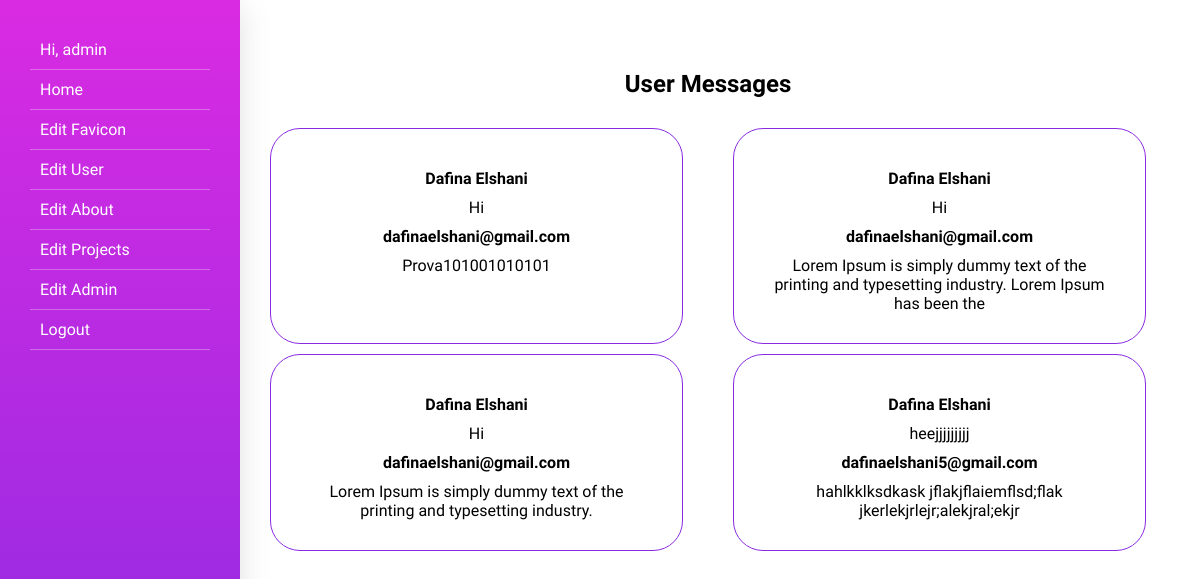
/admin/ (signed in), run on the app's committed database.
### tables this page shows
CREATE TABLE `contact` (
  `id` int(11) NOT NULL,
  `cname` varchar(250) NOT NULL,
  `cemail` varchar(250) NOT NULL,
  `csubject` varchar(150) NOT NULL,
  `cmessage` text NOT NULL
);

### admin/php/welcome.php (the view)
<div class="welcome">
  <h2>User Messages</h2>
  <div class="message-container">
    <?php
    $query="SELECT * FROM contact";
      $queryrun=mysqli_query($db,$query);
      while($data=mysqli_fetch_array($queryrun)){
          ?>
    <div class="message-card">
      <h4><?=$data['cname']?></h4>
      <p><?=$data['csubject']?></p>
      <h4><?=$data['cemail']?></h4>
      <p><?=$data['cmessage']?></p>
    </div>
    <?php }?>
  </div>
</div>

### admin/css/dashboard.css (style rules this page uses)
* { margin: 0; padding: 0; box-sizing: border-box; font-family: "Work Sans", sans-serif; }
.welcome { padding: 30px 0; }
.welcome h2 { text-align: center; margin-bottom: 30px; }
.welcome > .message-container { display: flex; justify-content: space-around; gap: 10px; flex-wrap: wrap; }
.message-card { width: 45%; padding: 30px; border: 1px solid blueviolet; text-align: center; border-radius: 30px; }
.message-card > h4 { margin: 10px 0; }

### data on the page
contact: cname "Dafina Elshani", csubject "Hi", cemail "dafinaelshani@gmail.com", cmessage "Prova101001010101"
contact: cname "Dafina Elshani", csubject "Hi", cemail "dafinaelshani@gmail.com", cmessage "Lorem Ipsum is simply dummy text of the printing and typesetting industry. Lorem Ipsum has been the"
contact: cname "Dafina Elshani", csubject "Hi", cemail "dafinaelshani@gmail.com", cmessage "Lorem Ipsum is simply dummy text of the printing and typesetting industry."
contact: cname "Dafina Elshani", csubject "heejjjjjjjjj", cemail "dafinaelshani5@gmail.com", cmessage "hahlkklksdkask jflakjflaiemflsd;flak jkerlekjrlejr;alekjral;ekjr"

### other printed values
$_SESSION['username'] "admin"
